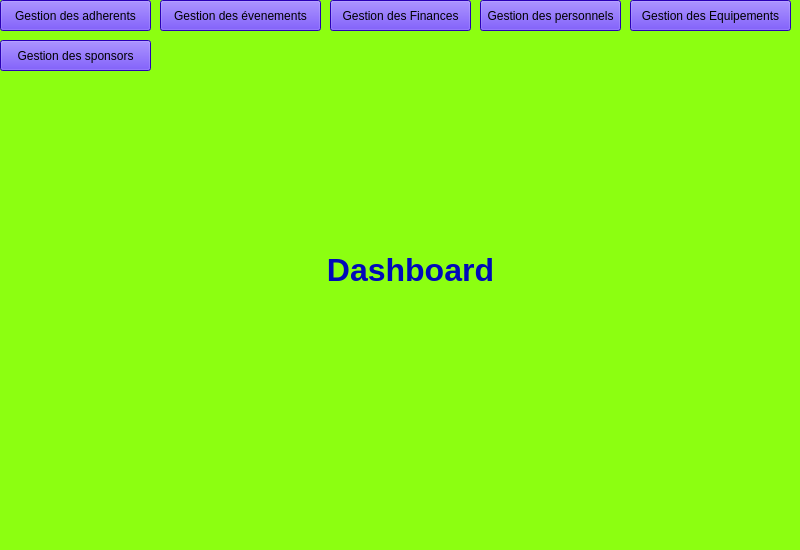
<?xml version="1.0" encoding="UTF-8"?>
<ui version="4.0">
 <class>bienvenue</class>
 <widget class="QWidget" name="bienvenue">
  <property name="geometry">
   <rect>
    <x>0</x>
    <y>0</y>
    <width>800</width>
    <height>550</height>
   </rect>
  </property>
  <property name="windowTitle">
   <string>Tennis Club</string>
  </property>
  <property name="styleSheet">
   <string notr="true">background-color: rgb(140, 255, 17);</string>
  </property>
  <widget class="QPushButton" name="pushButton">
   <property name="geometry">
    <rect>
     <x>0</x>
     <y>0</y>
     <width>151</width>
     <height>31</height>
    </rect>
   </property>
   <property name="cursor">
    <cursorShape>PointingHandCursor</cursorShape>
   </property>
   <property name="styleSheet">
    <string notr="true">background-color: rgb(59, 0, 255);</string>
   </property>
   <property name="text">
    <string>Gestion des adherents</string>
   </property>
  </widget>
  <widget class="QPushButton" name="pushButton_2">
   <property name="geometry">
    <rect>
     <x>330</x>
     <y>0</y>
     <width>141</width>
     <height>31</height>
    </rect>
   </property>
   <property name="cursor">
    <cursorShape>PointingHandCursor</cursorShape>
   </property>
   <property name="styleSheet">
    <string notr="true">background-color: rgb(59, 0, 255);</string>
   </property>
   <property name="text">
    <string>Gestion des Finances</string>
   </property>
  </widget>
  <widget class="QPushButton" name="pushButton_3">
   <property name="geometry">
    <rect>
     <x>160</x>
     <y>0</y>
     <width>161</width>
     <height>31</height>
    </rect>
   </property>
   <property name="cursor">
    <cursorShape>PointingHandCursor</cursorShape>
   </property>
   <property name="styleSheet">
    <string notr="true">background-color: rgb(59, 0, 255);</string>
   </property>
   <property name="text">
    <string>Gestion des évenements</string>
   </property>
  </widget>
  <widget class="QPushButton" name="pushButton_4">
   <property name="geometry">
    <rect>
     <x>0</x>
     <y>40</y>
     <width>151</width>
     <height>31</height>
    </rect>
   </property>
   <property name="cursor">
    <cursorShape>PointingHandCursor</cursorShape>
   </property>
   <property name="styleSheet">
    <string notr="true">background-color: rgb(59, 0, 255);</string>
   </property>
   <property name="text">
    <string>Gestion des sponsors</string>
   </property>
  </widget>
  <widget class="QPushButton" name="pushButton_5">
   <property name="geometry">
    <rect>
     <x>480</x>
     <y>0</y>
     <width>141</width>
     <height>31</height>
    </rect>
   </property>
   <property name="cursor">
    <cursorShape>PointingHandCursor</cursorShape>
   </property>
   <property name="styleSheet">
    <string notr="true">background-color: rgb(59, 0, 255);</string>
   </property>
   <property name="text">
    <string>Gestion des personnels</string>
   </property>
  </widget>
  <widget class="QPushButton" name="pushButton_6">
   <property name="geometry">
    <rect>
     <x>630</x>
     <y>0</y>
     <width>161</width>
     <height>31</height>
    </rect>
   </property>
   <property name="cursor">
    <cursorShape>PointingHandCursor</cursorShape>
   </property>
   <property name="styleSheet">
    <string notr="true">background-color: rgb(59, 0, 255);</string>
   </property>
   <property name="text">
    <string>Gestion des Equipements</string>
   </property>
  </widget>
  <widget class="QLabel" name="label">
   <property name="geometry">
    <rect>
     <x>270</x>
     <y>240</y>
     <width>281</width>
     <height>61</height>
    </rect>
   </property>
   <property name="font">
    <font>
     <weight>75</weight>
     <bold>true</bold>
    </font>
   </property>
   <property name="text">
    <string>&lt;html&gt;&lt;head/&gt;&lt;body&gt;&lt;p align=&quot;center&quot;&gt;&lt;span style=&quot; font-size:24pt; color:#0009b9;&quot;&gt;Dashboard&lt;/span&gt;&lt;/p&gt;&lt;/body&gt;&lt;/html&gt;</string>
   </property>
  </widget>
 </widget>
 <resources/>
 <connections/>
</ui>
